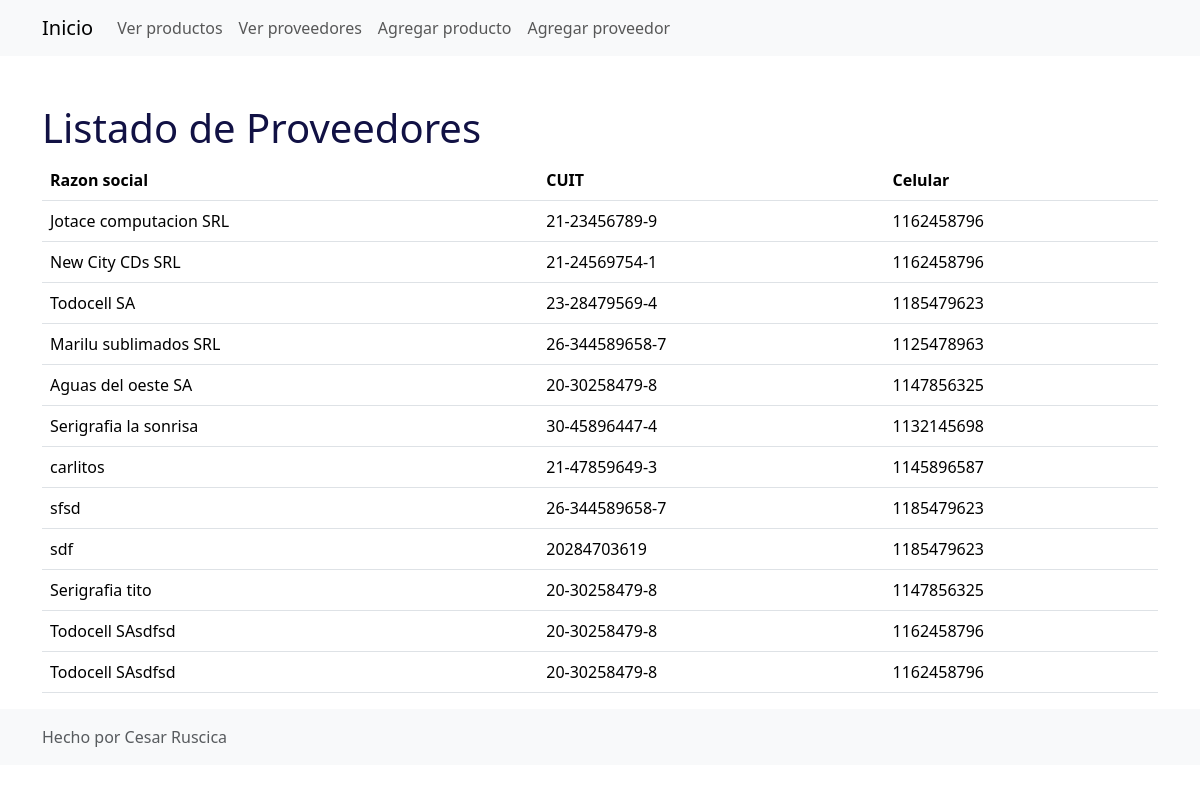
Screenshot of /suppliers/ with the database file from the repository.
### Sales/models.py (models this page shows, shortened)
class Proveedor(models.Model):
    razon_social = models.CharField(max_length = 45)
    cuit = models.CharField(max_length = 45)
    celular = models.CharField(max_length = 45)

### Sales/views.py (the view)
# urls.py: path('suppliers/', views.suppliers, name="suppliers"),
def suppliers(request):
    print('ver todos los proveedores')
    proveedores = Proveedor.objects.all()
    return render(request, 'proveedores.html', {'proveedores': proveedores})

### Sales/templates/proveedores.html (shortened to what this page needs)
{% load static %}
<!DOCTYPE html>
<html lang="es">
<head>
    <link href="https://cdn.jsdelivr.net/npm/bootstrap@5.3.3/dist/css/bootstrap.min.css" rel="stylesheet">
    <link href="https://cdn.jsdelivr.net/npm/bootstrap-icons/font/bootstrap-icons.css" rel="stylesheet">
    <link rel="stylesheet" type="text/css" href="{% static 'css/mystyle.css' %}">
</head>
<body>
    {% include 'includes/navbar.html' %}
    <div class="container mt-5">
        <h1>Listado de Proveedores</h1>
        <table class="table">
            <thead>
                <tr>
                    <th scope="col">Razon social</th>
                    <th scope="col">CUIT</th>
                    <th scope="col">Celular</th>
                </tr>
            </thead>
            <tbody>
                {% for proveedor in proveedores %}
                <tr>
                    <td>{{ proveedor.razon_social }}</td>
                    <td>{{ proveedor.cuit }}</td>
                    <td>{{ proveedor.celular }}</td>
                </tr>
                {% endfor %}
            </tbody>
        </table>
    </div>
    {% include 'includes/footer.html' %}
</body>
</html>

### static/css/mystyle.css (style rules this page uses)
h1 { color: #111144; }

### rows the page displays
Proveedor: razon_social "Jotace computacion SRL", cuit "21-23456789-9", celular "1162458796"
Proveedor: razon_social "New City CDs SRL", cuit "21-24569754-1", celular "1162458796"
Proveedor: razon_social "Todocell SA", cuit "23-28479569-4", celular "1185479623"
Proveedor: razon_social "Marilu sublimados SRL", cuit "26-344589658-7", celular "1125478963"
Proveedor: razon_social "Aguas del oeste SA", cuit "20-30258479-8", celular "1147856325"
Proveedor: razon_social "Serigrafia la sonrisa", cuit "30-45896447-4", celular "1132145698"
Proveedor: razon_social "carlitos", cuit "21-47859649-3", celular "1145896587"
Proveedor: razon_social "sfsd", cuit "26-344589658-7", celular "1185479623"
Proveedor: razon_social "sdf", cuit "20284703619", celular "1185479623"
Proveedor: razon_social "Serigrafia tito", cuit "20-30258479-8", celular "1147856325"
Proveedor: razon_social "Todocell SAsdfsd", cuit "20-30258479-8", celular "1162458796"
Proveedor: razon_social "Todocell SAsdfsd", cuit "20-30258479-8", celular "1162458796"
